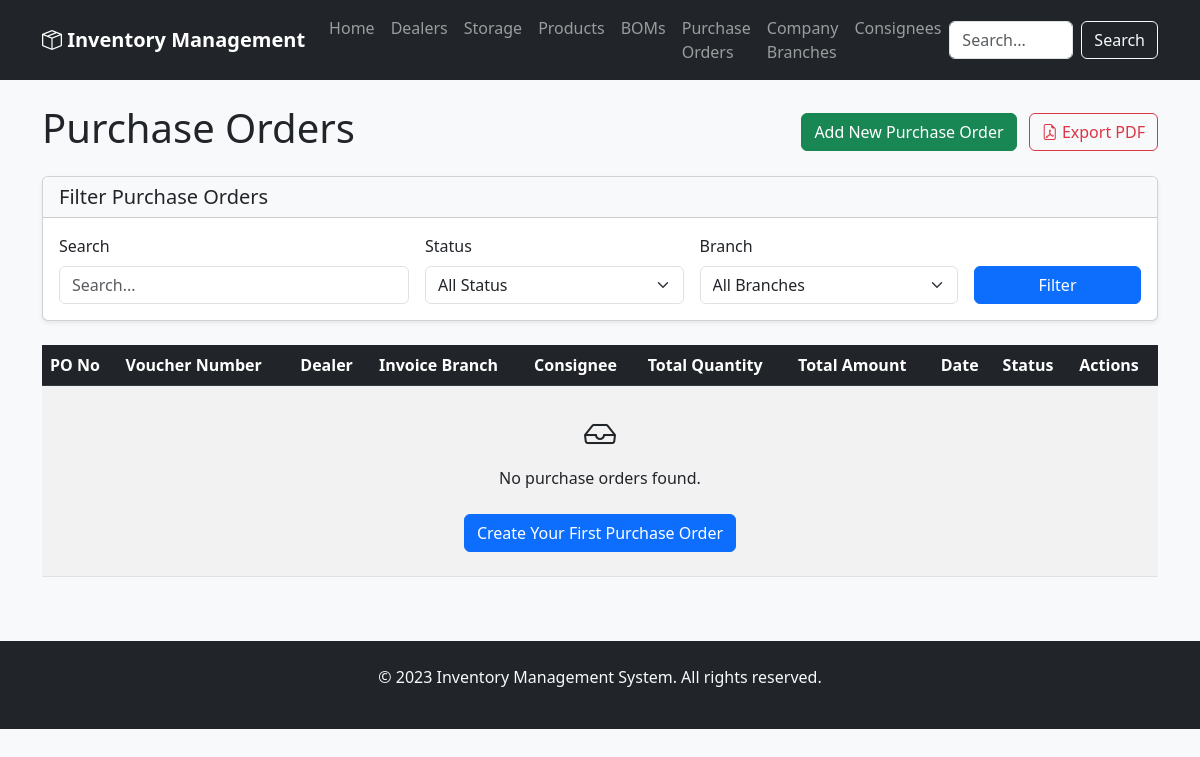
Before: /purchase_orders with the older database file.
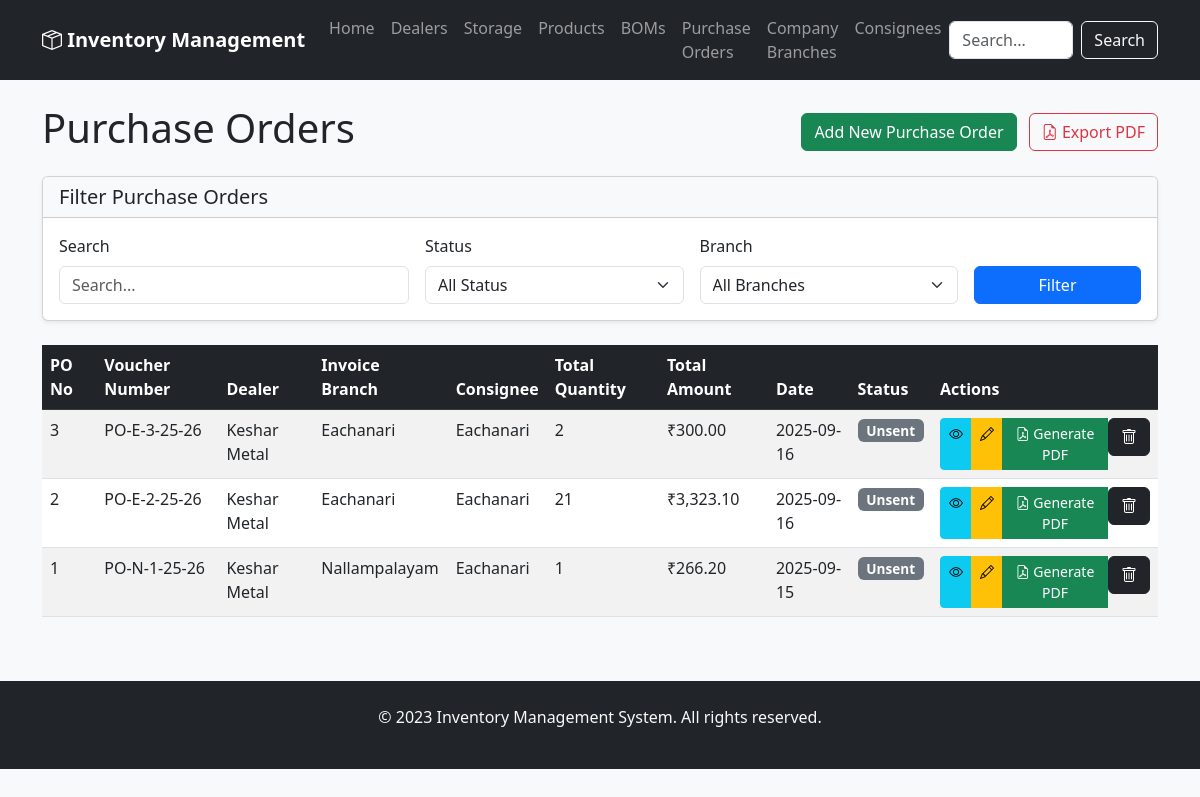
After: the same page with the newer database file.
### app/models.py (models this page shows, shortened)
class PurchaseOrder(Base):
    __tablename__ = 'purchase_order'
    po_no = Column(Integer, primary_key=True)
    dealer_id = Column(Integer, ForeignKey('dealer.id'))
    date = Column(Date, default=date.today)
    status = Column(String(20))
    notes = Column(Text)
    discount = Column(Float, default=0.0)
    invoice_branch_id = Column(Integer, ForeignKey('company_branches.id'))
    consignee_id = Column(Integer, ForeignKey('consignees.id'))
    dealer = relationship('Dealer', backref='purchase_orders')
    invoice_branch = relationship('CompanyBranch', foreign_keys=[invoice_branch_id])
    consignee = relationship('Consignee', foreign_keys=[consignee_id])
    items = relationship('PurchaseOrderItem', back_populates='purchase_order', cascade='all, delete-orphan')

class CompanyBranch(Base):
    __tablename__ = 'company_branches'
    id = Column(Integer, primary_key=True)
    company_name = Column(String(120), nullable=False)
    branch_name = Column(String(120), nullable=False)
    address = Column(String(250), nullable=False)
    city = Column(String(100), nullable=False)
    state = Column(String(100), nullable=False)
    pincode = Column(String(20), nullable=False)
    gst_no = Column(String(50), nullable=False)
    state_code = Column(String(10), nullable=False)
    email = Column(String(120), nullable=False)
    branch_indicator = Column(String(1), nullable=False)

class Dealer(Base):
    __tablename__ = 'dealer'
    id = Column(Integer, primary_key=True)
    name = Column(String(120), nullable=False)
    address = Column(String(250))
    city = Column(String(100))
    state = Column(String(100))
    country = Column(String(100))
    pincode = Column(String(20))
    telephone = Column(String(50))
    mobile = Column(String(50))
    email = Column(String(120))
    gst_no = Column(String(50))
    bank_name = Column(String(100))
    account_no = Column(String(100))
    ifsc_code = Column(String(50))
    materials = relationship('Storage', back_populates='dealer', lazy='dynamic')

class Consignee(Base):
    __tablename__ = 'consignees'
    id = Column(Integer, primary_key=True)
    company_name = Column(String(120), nullable=False)
    branch_name = Column(String(120), nullable=False)
    address = Column(String(250), nullable=False)
    city = Column(String(100), nullable=False)
    state = Column(String(100), nullable=False)
    pincode = Column(String(20), nullable=False)
    gst_no = Column(String(50), nullable=False)
    state_code = Column(String(10), nullable=False)
    email = Column(String(120), nullable=False)
    branch_indicator = Column(String(1), nullable=False)

class PurchaseOrderItem(Base):
    __tablename__ = 'purchase_order_item'
    id = Column(Integer, primary_key=True)
    po_no = Column(Integer, ForeignKey('purchase_order.po_no'))
    material_id = Column(Integer, ForeignKey('storage.id'))
    material_name = Column(String(256))
    spec = Column(String(256))
    brand = Column(String(128))
    dealer_name = Column(String(120))
    quantity = Column(Integer)
    price = Column(Float)
    unit = Column(String(50))
    purchase_order = relationship('PurchaseOrder', back_populates='items')
    material = relationship('Storage', back_populates='po_items')

### app/routers/purchase_orders.py (the view)
@router.get("", response_class=HTMLResponse)
async def list_purchase_orders(request: Request, db: Session = Depends(get_db)):
    try:
        search_query = request.query_params.get('q', '').strip()
        status_filter = request.query_params.get('status', '')
        branch_filter = request.query_params.get('branch', '')
        query = db.query(models.PurchaseOrder).options(
            joinedload(models.PurchaseOrder.dealer),
            joinedload(models.PurchaseOrder.items),
            joinedload(models.PurchaseOrder.invoice_branch),
            joinedload(models.PurchaseOrder.consignee)
        )
        if search_query:
            query = query.filter(
                or_(
                    models.PurchaseOrderItem.material_name.ilike(f'%{search_query}%'),
                    models.PurchaseOrder.dealer.has(models.Dealer.name.ilike(f'%{search_query}%'))
                )
            )
        if status_filter:
            query = query.filter(models.PurchaseOrder.status == status_filter)
        if branch_filter:
            query = query.filter(models.PurchaseOrder.invoice_branch_id == branch_filter)
        purchase_orders = query.order_by(models.PurchaseOrder.po_no.desc()).all()
        company_branches = db.query(models.CompanyBranch).all()
        return templates.TemplateResponse("purchase_orders.html", {
            "request": request,
            "purchase_orders": purchase_orders,
            "company_branches": company_branches,
            "search_query": search_query,
            "status_filter": status_filter,
            "branch_filter": branch_filter
        })
    except Exception as e:
        print(f"Error in list_purchase_orders: {e}")
        return templates.TemplateResponse("error.html", {
            "request": request,
            "status_code": 500,
            "detail": f"Error loading purchase orders: {str(e)}"
        })

### app/templates/purchase_orders.html (shortened to what the changed rows need)
{% extends "base.html" %}
{% block content %}
<div class="d-flex justify-content-between align-items-center mb-3">
    <h1>Purchase Orders</h1>
</div>
<div class="table-responsive">
    <table class="table table-striped table-hover">
        <thead class="table-dark">
            <tr>
                <th>PO No</th>
                <th>Voucher Number</th>
                <th>Dealer</th>
                <th>Invoice Branch</th>
                <th>Consignee</th>
                <th>Total Quantity</th>
                <th>Total Amount</th>
                <th>Date</th>
                <th>Status</th>
                <th>Actions</th>
            </tr>
        </thead>
        <tbody>
            {% for po in purchase_orders %}
            <tr>
                <td>{{ po.po_no }}</td>
                <td>{{ po.voucher_number }}</td>
                <td>{{ po.dealer.name if po.dealer else 'N/A' }}</td>
                <td>{{ po.invoice_branch.branch_name if po.invoice_branch else 'N/A' }}</td>
                <td>{{ po.consignee.branch_name if po.consignee else 'N/A' }}</td>
                <td>{{ po.total_quantity }}</td>
                <td>{{ po.grand_total|currency }}</td>
                <td>{{ po.date.strftime('%Y-%m-%d') }}</td>
                <td>
                    <span class="badge
                        {% if po.status == 'sent' %}bg-success
                        {% elif po.status == 'waiting' %}bg-warning
                        {% elif po.status == 'received' %}bg-info
                        {% else %}bg-secondary{% endif %}">
                        {{ po.status|title }}
                    </span>
                </td>
                <td>
                    <div class="btn-group btn-group-sm">
                        <a href="/purchase_orders/{{ po.po_no }}" class="btn btn-info" title="View">
                            <i class="bi bi-eye"></i>
                        </a>
                        <a href="/purchase_orders/edit/{{ po.po_no }}" class="btn btn-warning" title="Edit">
                            <i class="bi bi-pencil"></i>
                        </a>
                        <a href="/purchase_orders/{{ po.po_no }}/generate" class="btn btn-success" title="Generate PDF">
                            <i class="bi bi-file-earmark-pdf"></i> Generate PDF
                        </a>
                        <form action="/purchase_orders/delete/{{ po.po_no }}" method="post" style="display:inline;">
                            <button type="submit" class="btn btn-dark" onclick="return confirm('Are you sure?')" title="Delete">
                                <i class="bi bi-trash"></i>
                            </button>
                        </form>
                    </div>
                </td>
            </tr>
            {% else %}
            <tr>
                <td colspan="10" class="text-center py-4">
                    <i class="bi bi-inbox" style="font-size: 2rem;"></i>
                    <p class="mt-2">No purchase orders found.</p>
                    <a href="/purchase_orders/add" class="btn btn-primary mt-2">Create Your First Purchase Order</a>
                </td>
            </tr>
            {% endfor %}
        </tbody>
    </table>
</div>
{% endblock %}

Changed rows visible on the page:
added PurchaseOrder: po_no "3", voucher_number "PO-E-3-25-26", dealer "Keshar Metal", invoice_branch "Eachanari", consignee "Eachanari", total_quantity "2", grand_total "₹300.00", date "2025-09-16", status "Unsent"
added PurchaseOrder: po_no "2", voucher_number "PO-E-2-25-26", dealer "Keshar Metal", invoice_branch "Eachanari", consignee "Eachanari", total_quantity "21", grand_total "₹3,323.10", date "2025-09-16", status "Unsent"
added PurchaseOrder: po_no "1", voucher_number "PO-N-1-25-26", dealer "Keshar Metal", invoice_branch "Nallampalayam", consignee "Eachanari", total_quantity "1", grand_total "₹266.20", date "2025-09-15", status "Unsent"
Other visible differences:
text no longer shown: "No purchase orders found. Create Your First Purchase Order"
